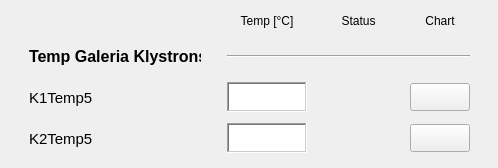
   <widget class="QWidget" name="scrollAreaWidgetContents_13">
    <property name="geometry">
     <rect>
      <x>0</x>
      <y>0</y>
      <width>498</width>
      <height>168</height>
     </rect>
    </property>
    <widget class="QWidget" name="layoutWidget">
     <property name="geometry">
      <rect>
       <x>9</x>
       <y>9</y>
       <width>481</width>
       <height>149</height>
      </rect>
     </property>
     <layout class="QGridLayout" name="gridLayout">
      <item row="0" column="1">
       <widget class="PyDMLabel" name="PyDMLabel_41">
        <property name="minimumSize">
         <size>
          <width>0</width>
          <height>24</height>
         </size>
        </property>
        <property name="maximumSize">
         <size>
          <width>16777215</width>
          <height>24</height>
         </size>
        </property>
        <property name="toolTip">
         <string/>
        </property>
        <property name="text">
         <string>Temp [°C]</string>
        </property>
        <property name="alignment">
         <set>Qt::AlignCenter</set>
        </property>
       </widget>
      </item>
      <item row="0" column="2">
       <widget class="PyDMLabel" name="PyDMLabel_38">
        <property name="toolTip">
         <string/>
        </property>
        <property name="text">
         <string>Status</string>
        </property>
        <property name="alignment">
         <set>Qt::AlignCenter</set>
        </property>
       </widget>
      </item>
      <item row="0" column="3">
       <widget class="PyDMLabel" name="PyDMLabel_96">
        <property name="toolTip">
         <string/>
        </property>
        <property name="text">
         <string>Chart</string>
        </property>
        <property name="alignment">
         <set>Qt::AlignCenter</set>
        </property>
       </widget>
      </item>
      <item row="1" column="0">
       <widget class="PyDMLabel" name="PyDMLabel_97">
        <property name="minimumSize">
         <size>
          <width>172</width>
          <height>35</height>
         </size>
        </property>
        <property name="maximumSize">
         <size>
          <width>160</width>
          <height>16777215</height>
         </size>
        </property>
        <property name="font">
         <font>
          <pointsize>12</pointsize>
          <weight>75</weight>
          <bold>true</bold>
         </font>
        </property>
        <property name="toolTip">
         <string/>
        </property>
        <property name="text">
         <string>Temp Galeria Klystrons</string>
        </property>
       </widget>
      </item>
      <item row="1" column="1" colspan="3">
       <widget class="Line" name="line_6">
        <property name="sizeIncrement">
         <size>
          <width>0</width>
          <height>0</height>
         </size>
        </property>
        <property name="baseSize">
         <size>
          <width>0</width>
          <height>0</height>
         </size>
        </property>
        <property name="autoFillBackground">
         <bool>false</bool>
        </property>
        <property name="frameShadow">
         <enum>QFrame::Sunken</enum>
        </property>
        <property name="lineWidth">
         <number>1</number>
        </property>
        <property name="midLineWidth">
         <number>0</number>
        </property>
        <property name="orientation">
         <enum>Qt::Horizontal</enum>
        </property>
       </widget>
      </item>
      <item row="2" column="0">
       <widget class="PyDMLabel" name="PyDMLabel_98">
        <property name="minimumSize">
         <size>
          <width>172</width>
          <height>35</height>
         </size>
        </property>
        <property name="maximumSize">
         <size>
          <width>172</width>
          <height>16777215</height>
         </size>
        </property>
        <property name="font">
         <font>
          <pointsize>11</pointsize>
         </font>
        </property>
        <property name="toolTip">
         <string/>
        </property>
        <property name="text">
         <string>K1Temp5</string>
        </property>
       </widget>
      </item>
      <item row="2" column="1">
       <widget class="PyDMLabel" name="PyDMLabel_45">
        <property name="enabled">
         <bool>true</bool>
        </property>
        <property name="minimumSize">
         <size>
          <width>80</width>
          <height>30</height>
         </size>
        </property>
        <property name="maximumSize">
         <size>
          <width>80</width>
          <height>30</height>
         </size>
        </property>
        <property name="toolTip">
         <string/>
        </property>
        <property name="accessibleDescription">
         <string/>
        </property>
        <property name="layoutDirection">
         <enum>Qt::LeftToRight</enum>
        </property>
        <property name="autoFillBackground">
         <bool>false</bool>
        </property>
        <property name="styleSheet">
         <string notr="true">background-color: qlineargradient(spread:pad, x1:0, y1:0, x2:1, y2:1, stop:0 rgba(255, 255, 255, 255), stop:1 rgba(255, 255, 255, 255));</string>
        </property>
        <property name="frameShape">
         <enum>QFrame::WinPanel</enum>
        </property>
        <property name="frameShadow">
         <enum>QFrame::Sunken</enum>
        </property>
        <property name="alignment">
         <set>Qt::AlignRight|Qt::AlignTrailing|Qt::AlignVCenter</set>
        </property>
        <property name="channel" stdset="0">
         <string>LA-CN:H1MPS-1:K1Temp5</string>
        </property>
        <property name="displayFormat" stdset="0">
         <enum>PyDMLabel::Default</enum>
        </property>
       </widget>
      </item>
      <item row="2" column="2">
       <widget class="QLed" name="ledk1temp5">
        <property name="enabled">
         <bool>true</bool>
        </property>
        <property name="sizePolicy">
         <sizepolicy hsizetype="Maximum" vsizetype="Maximum">
          <horstretch>0</horstretch>
          <verstretch>0</verstretch>
         </sizepolicy>
        </property>
        <property name="minimumSize">
         <size>
          <width>51</width>
          <height>35</height>
         </size>
        </property>
        <property name="maximumSize">
         <size>
          <width>51</width>
          <height>35</height>
         </size>
        </property>
        <property name="toolTip">
         <string/>
        </property>
        <property name="state">
         <bool>false</bool>
        </property>
        <property name="onColor">
         <color>
          <red>0</red>
          <green>140</green>
          <blue>0</blue>
         </color>
        </property>
        <property name="shape">
         <enum>QLed::Circle</enum>
        </property>
       </widget>
      </item>
      <item row="2" column="3">
       <widget class="PyDMPushButton" name="PyDMPushButton_41">
        <property name="minimumSize">
         <size>
          <width>60</width>
          <height>28</height>
         </size>
        </property>
        <property name="maximumSize">
         <size>
          <width>60</width>
          <height>28</height>
         </size>
        </property>
        <property name="toolTip">
         <string/>
        </property>
       </widget>
      </item>
      <item row="3" column="0">
       <widget class="PyDMLabel" name="PyDMLabel_48">
        <property name="minimumSize">
         <size>
          <width>172</width>
          <height>0</height>
         </size>
        </property>
        <property name="maximumSize">
         <size>
          <width>172</width>
          <height>16777215</height>
         </size>
        </property>
        <property name="font">
         <font>
          <pointsize>11</pointsize>
         </font>
        </property>
        <property name="toolTip">
         <string/>
        </property>
        <property name="text">
         <string>K2Temp5</string>
        </property>
       </widget>
      </item>
      <item row="3" column="1">
       <widget class="PyDMLabel" name="PyDMLabel_99">
        <property name="enabled">
         <bool>true</bool>
        </property>
        <property name="minimumSize">
         <size>
          <width>80</width>
          <height>30</height>
         </size>
        </property>
        <property name="maximumSize">
         <size>
          <width>80</width>
          <height>30</height>
         </size>
        </property>
        <property name="toolTip">
         <string/>
        </property>
        <property name="accessibleDescription">
         <string/>
        </property>
        <property name="layoutDirection">
         <enum>Qt::LeftToRight</enum>
        </property>
        <property name="autoFillBackground">
         <bool>false</bool>
        </property>
        <property name="styleSheet">
         <string notr="true">background-color: qlineargradient(spread:pad, x1:0, y1:0, x2:1, y2:1, stop:0 rgba(255, 255, 255, 255), stop:1 rgba(255, 255, 255, 255));</string>
        </property>
        <property name="frameShape">
         <enum>QFrame::WinPanel</enum>
        </property>
        <property name="frameShadow">
         <enum>QFrame::Sunken</enum>
        </property>
        <property name="alignment">
         <set>Qt::AlignRight|Qt::AlignTrailing|Qt::AlignVCenter</set>
        </property>
        <property name="channel" stdset="0">
         <string>LA-CN:H1MPS-1:K2Temp5</string>
        </property>
       </widget>
      </item>
      <item row="3" column="2">
       <widget class="QLed" name="ledk2temp5">
        <property name="sizePolicy">
         <sizepolicy hsizetype="Maximum" vsizetype="Maximum">
          <horstretch>0</horstretch>
          <verstretch>0</verstretch>
         </sizepolicy>
        </property>
        <property name="minimumSize">
         <size>
          <width>51</width>
          <height>35</height>
         </size>
        </property>
        <property name="maximumSize">
         <size>
          <width>51</width>
          <height>35</height>
         </size>
        </property>
        <property name="toolTip">
         <string/>
        </property>
        <property name="state">
         <bool>false</bool>
        </property>
        <property name="onColor">
         <color>
          <red>0</red>
          <green>140</green>
          <blue>0</blue>
         </color>
        </property>
        <property name="shape">
         <enum>QLed::Circle</enum>
        </property>
       </widget>
      </item>
      <item row="3" column="3">
       <widget class="PyDMPushButton" name="PyDMPushButton_42">
        <property name="minimumSize">
         <size>
          <width>60</width>
          <height>28</height>
         </size>
        </property>
        <property name="maximumSize">
         <size>
          <width>60</width>
          <height>28</height>
         </size>
        </property>
        <property name="toolTip">
         <string/>
        </property>
       </widget>
      </item>
     </layout>
    </widget>
   </widget>
